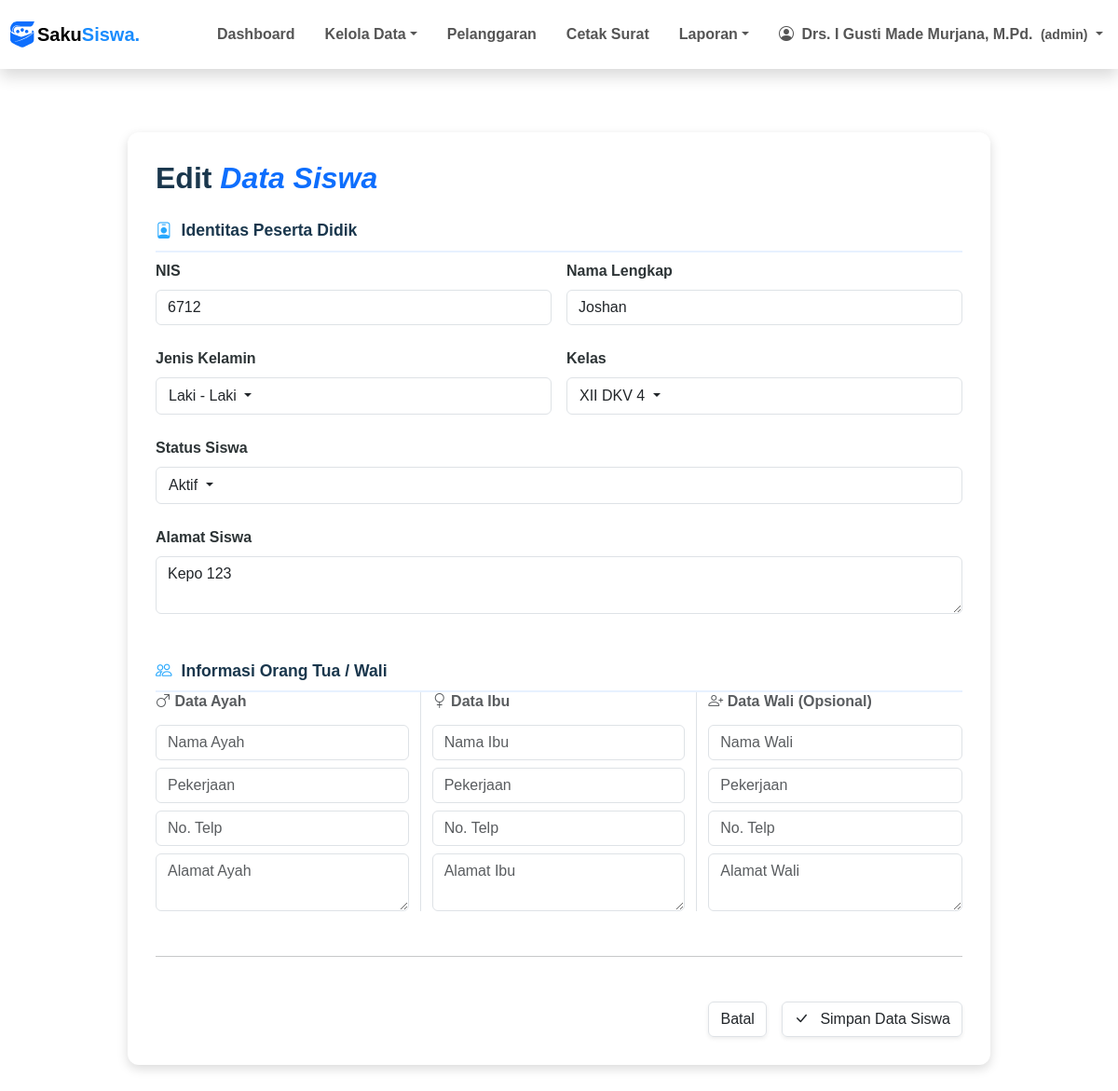
Screenshot of /pages/siswa/edit.php?nis=6712 (signed in) with the database file from the repository.
### tables this page shows
CREATE TABLE `siswa` (
  `nis` char(5) NOT NULL,
  `nama_siswa` varchar(50) DEFAULT NULL,
  `jenis_kelamin` enum('Laki - Laki','Perempuan') DEFAULT NULL,
  `alamat` varchar(100) DEFAULT NULL,
  `password` varchar(70) DEFAULT NULL,
  `status_siswa` enum('aktif','tidak_aktif','lulus','pindah') DEFAULT NULL,
  `id_ortu_wali` int DEFAULT NULL,
  `id_kelas` int DEFAULT NULL
);

CREATE TABLE `kelas` (
  `id_kelas` int NOT NULL,
  `id_tingkat` int DEFAULT NULL,
  `id_program_keahlian` int DEFAULT NULL,
  `rombel` int DEFAULT NULL,
  `kode_guru` char(8) DEFAULT NULL
);

CREATE TABLE `tingkat` (
  `id_tingkat` int NOT NULL,
  `tingkat` varchar(6) DEFAULT NULL
);

CREATE TABLE `program_keahlian` (
  `id_program_keahlian` int NOT NULL,
  `program_keahlian` varchar(6) DEFAULT NULL,
  `deskripsi` varchar(50) DEFAULT NULL
);

### pages/siswa/edit.php (the view, shortened to what this page needs)
<?php
include ROOTPATH . "/config/config.php";
include ROOTPATH . "/includes/header.php";
$nis = $_GET["nis"];
$result = mysqli_fetch_assoc(mysqli_query($conn, "SELECT * FROM siswa WHERE nis = '$nis'"));
$current_kelas_label = '';
if (!empty($result['id_kelas'])) {
    $ck = mysqli_fetch_assoc(mysqli_query($conn, "SELECT tingkat, program_keahlian, rombel FROM kelas
                    JOIN tingkat USING(id_tingkat)
                    JOIN program_keahlian USING(id_program_keahlian)
                    WHERE id_kelas = '".$result['id_kelas']."'"));
    if ($ck) {
        $current_kelas_label = $ck['tingkat'].' '.$ck['program_keahlian'].' '.$ck['rombel'];
    }
}
?>
<div class="container py-5">
    <div class="row justify-content-center">
        <div class="col-lg-10">
            <div class="form-container">
                <div class="d-flex align-items-center mb-4">
                    <h2 class="main-title mb-0" style="color: #1a374d; font-weight: 700;">
                        Edit <span class="text-primary fst-italic">Data Siswa</span>
                    </h2>
                </div>
                <form action="/SistemPoin/process/siswa_process.php" method="POST">
                    <div class="form-section-title">
                        <i class="bi bi-person-badge"></i> Identitas Peserta Didik
                    </div>
                    <div class="row g-3 mb-4">
                        <div class="col-md-6">
                            <label class="form-label">NIS</label>
                            <input type="text" name="nis" class="form-control" placeholder="Masukkan NIS.." value="<?=$result['nis']?>" readonly>
                        </div>
                        <div class="col-md-6">
                            <label class="form-label">Nama Lengkap</label>
                            <input type="text" name="nama_siswa" class="form-control" placeholder="Masukan Nama Siswa.." value="<?= $result['nama_siswa']?>">
                        </div>
                        <div class="col-md-6">
                            <label class="form-label">Jenis Kelamin</label>
                            <div class="dropdown border rounded">
                                <button class="btn dropdown-toggle-filter dropdown-toggle w-100 text-start" type="button" id="dropdown_jk" data-bs-toggle="dropdown" >
                                    <?= $result['jenis_kelamin'] ?>
                                </button>
                            </div>
                        </div>
                        <div class="col-md-6">
                            <label class="form-label">Kelas</label>
                            <div class="dropdown border rounded">
                                <button class="btn dropdown-toggle-filter dropdown-toggle w-100 text-start" type="button" id="dropdown_kelas" data-bs-toggle="dropdown">
                                    <?= !empty($current_kelas_label) ? $current_kelas_label : 'Pilih Kelas' ?>
                                </button>
                            </div>
                        </div>
                        <div class="w-100">
                            <label class="form-label">Status Siswa</label>
                            <div class="dropdown border rounded">
                                <button class="btn dropdown-toggle-filter dropdown-toggle w-100 text-start" type="button" id="dropdown_status" data-bs-toggle="dropdown">
                                    <?php
                                        if($result['status_siswa'] == 'aktif') {
                                            echo 'Aktif';
                                        } elseif($result['status_siswa'] == 'lulus') {
                                            echo 'Lulus';
                                        } elseif($result['status_siswa'] == 'tidak_aktif') {
                                            echo 'Tidak Aktif';
                                        } else {
                                            echo 'Pindah';
                                        }
                                    ?>
                                </button>
                            </div>
                        </div>
                        <div class="col-12">
                            <label class="form-label">Alamat Siswa</label>
                            <textarea name="alamat_siswa" class="form-control" rows="2" placeholder="Alamat lengkap tempat tinggal siswa.."><?= $result['alamat'] ?></textarea>
                        </div>
                    </div>
                    <div class="form-section-title mt-5">
                        <i class="bi bi-people"></i> Informasi Orang Tua / Wali
                    </div>
                    <div class="row g-4">
                        <div class="col-md-4 border-end">
                            <h6 class="fw-bold text-muted mb-3"><i class="bi bi-gender-male"></i> Data Ayah</h6>
                            <input type="text" name="ayah" class="form-control mb-2" placeholder="Nama Ayah">
                            <input type="text" name="pekerjaan_ayah" class="form-control mb-2" placeholder="Pekerjaan">
                            <input type="number" name="telp_ayah" class="form-control mb-2" placeholder="No. Telp">
                            <textarea name="alamat_ayah" class="form-control" placeholder="Alamat Ayah"></textarea>
                        </div>
                        <div class="col-md-4 border-end">
                            <h6 class="fw-bold text-muted mb-3"><i class="bi bi-gender-female"></i> Data Ibu</h6>
                            <input type="text" name="ibu" class="form-control mb-2" placeholder="Nama Ibu">
                            <input type="text" name="pekerjaan_ibu" class="form-control mb-2" placeholder="Pekerjaan">
                            <input type="number" name="telp_ibu" class="form-control mb-2" placeholder="No. Telp">
                            <textarea name="alamat_ibu" class="form-control" placeholder="Alamat Ibu"></textarea>
                        </div>
                        <div class="col-md-4">
                            <h6 class="fw-bold text-muted mb-3"><i class="bi bi-person-plus"></i> Data Wali (Opsional)</h6>
                            <input type="text" name="wali" class="form-control mb-2" placeholder="Nama Wali">
                            <input type="text" name="pekerjaan_wali" class="form-control mb-2" placeholder="Pekerjaan">
                            <input type="number" name="telp_wali" class="form-control mb-2" placeholder="No. Telp">
                            <textarea name="alamat_wali" class="form-control" placeholder="Alamat Wali"></textarea>
                        </div>
                    </div>
                    <hr class="my-5">
                    <div class="d-flex justify-content-end gap-3">
                        <a href="list.php" class="btn btn-cancel shadow-sm border">Batal</a>
                        <button type="submit" class="btn btn-save shadow-sm border">
                            <i class="bi bi-check-lg me-2"></i> Simpan Data Siswa
                        </button>
                    </div>
                </form>
            </div>
        </div>
    </div>
</div>
<?php include ROOTPATH . "/includes/footer.php"; ?>

### assets/css/style.css (style rules this page uses)
.dropdown-toggle-filter { border: 1px solid #dee2e6; background: white; display: flex; justify-content: space-between; align-items: center; }
.btn { transition: all 0.4s ease-in-out !important; }
.form-container { background: #ffffff; padding: 30px; border-radius: 12px; box-shadow: rgba(0, 0, 0, 0.15) 0px 4px 12px; margin-top: 20px; }
.form-section-title { font-size: 1.1rem; font-weight: 700; color: #1a374d; margin-top: 1rem; margin-bottom: 0rem; padding-bottom: 8px; border-bottom: 2px solid #e7f1ff; display: flex; align-items: center; }
.form-section-title i { margin-right: 10px; color: #28a8fd; }
.form-label { font-weight: 600; color: #2d3436; margin-bottom: 8px; margin-top: 0.5rem; }
.btn-save { background-color: #1a374d; color: white; padding: 10px 25px; border-radius: 8px; border: none; font-weight: 600; transition: all 0.3s ease; }
.btn-cancel { background-color: #f8f9fa; color: #6c757d; padding: 10px 25px; border-radius: 8px; border: 1px solid #dee2e6; text-decoration: none; font-weight: 600; transition: all 0.3s ease; }

### includes/header.php (style rules this page uses)
body { font-family: 'Poppins', sans-serif !important; }

### rows the page displays
siswa: nis "6712", nama_siswa "Joshan", jenis_kelamin "Laki - Laki", alamat_siswa "Kepo 123"
kelas: current_kelas_label "XII DKV 4"

### other values shown
$_SESSION['nama_pengguna'] "Drs. I Gusti Made Murjana, M.Pd."
$_SESSION['user_role'] "admin"
